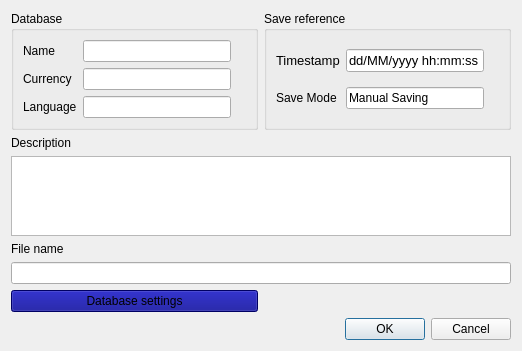
<?xml version="1.0" encoding="UTF-8"?>
<ui version="4.0">
 <class>W_Save_Creator</class>
 <widget class="QWidget" name="W_Save_Creator">
  <property name="geometry">
   <rect>
    <x>0</x>
    <y>0</y>
    <width>522</width>
    <height>351</height>
   </rect>
  </property>
  <property name="windowTitle">
   <string>Save Creator</string>
  </property>
  <property name="windowIcon">
   <iconset resource="../resources/icons.qrc">
    <normaloff>:/assets/kfloppy.svg</normaloff>:/assets/kfloppy.svg</iconset>
  </property>
  <layout class="QGridLayout" name="gridLayout">
   <item row="4" column="0">
    <widget class="QLabel" name="label_2">
     <property name="text">
      <string>File name</string>
     </property>
    </widget>
   </item>
   <item row="1" column="0">
    <widget class="QLabel" name="label_6">
     <property name="text">
      <string>Description</string>
     </property>
    </widget>
   </item>
   <item row="0" column="0">
    <widget class="QGroupBox" name="groupBox_2">
     <property name="title">
      <string>Database</string>
     </property>
     <layout class="QGridLayout" name="gridLayout_3">
      <item row="0" column="1">
       <widget class="QLineEdit" name="le_db_name">
        <property name="readOnly">
         <bool>true</bool>
        </property>
       </widget>
      </item>
      <item row="1" column="0">
       <widget class="QLabel" name="label_7">
        <property name="text">
         <string>Currency</string>
        </property>
       </widget>
      </item>
      <item row="0" column="0">
       <widget class="QLabel" name="label_3">
        <property name="text">
         <string>Name</string>
        </property>
       </widget>
      </item>
      <item row="2" column="0">
       <widget class="QLabel" name="label_8">
        <property name="text">
         <string>Language</string>
        </property>
       </widget>
      </item>
      <item row="1" column="2">
       <widget class="QLabel" name="label_9">
        <property name="maximumSize">
         <size>
          <width>26</width>
          <height>26</height>
         </size>
        </property>
        <property name="font">
         <font>
          <pointsize>12</pointsize>
         </font>
        </property>
        <property name="text">
         <string/>
        </property>
        <property name="pixmap">
         <pixmap resource="../resources/icons.qrc">:/assets/franc.svg</pixmap>
        </property>
        <property name="scaledContents">
         <bool>true</bool>
        </property>
       </widget>
      </item>
      <item row="2" column="2">
       <widget class="QLabel" name="label_10">
        <property name="maximumSize">
         <size>
          <width>26</width>
          <height>26</height>
         </size>
        </property>
        <property name="font">
         <font>
          <pointsize>12</pointsize>
         </font>
        </property>
        <property name="text">
         <string/>
        </property>
        <property name="pixmap">
         <pixmap resource="../resources/icons.qrc">:/assets/preferences-desktop-locale.svg</pixmap>
        </property>
        <property name="scaledContents">
         <bool>true</bool>
        </property>
       </widget>
      </item>
      <item row="1" column="1">
       <widget class="QLineEdit" name="lineEdit_2">
        <property name="readOnly">
         <bool>true</bool>
        </property>
       </widget>
      </item>
      <item row="2" column="1">
       <widget class="QLineEdit" name="lineEdit_3">
        <property name="readOnly">
         <bool>true</bool>
        </property>
       </widget>
      </item>
     </layout>
    </widget>
   </item>
   <item row="7" column="0" colspan="2">
    <widget class="QDialogButtonBox" name="buttonBox">
     <property name="standardButtons">
      <set>QDialogButtonBox::StandardButton::Cancel|QDialogButtonBox::StandardButton::Ok</set>
     </property>
    </widget>
   </item>
   <item row="5" column="0" colspan="2">
    <widget class="QLineEdit" name="le_file_name">
     <property name="readOnly">
      <bool>true</bool>
     </property>
    </widget>
   </item>
   <item row="2" column="0" colspan="2">
    <widget class="QTextEdit" name="te_db_description">
     <property name="readOnly">
      <bool>true</bool>
     </property>
    </widget>
   </item>
   <item row="0" column="1">
    <widget class="QGroupBox" name="groupBox">
     <property name="title">
      <string>Save reference</string>
     </property>
     <layout class="QGridLayout" name="gridLayout_2">
      <item row="1" column="0">
       <widget class="QLabel" name="label_5">
        <property name="text">
         <string>Save Mode</string>
        </property>
       </widget>
      </item>
      <item row="1" column="1">
       <widget class="QLineEdit" name="lineEdit">
        <property name="text">
         <string>Manual Saving</string>
        </property>
        <property name="readOnly">
         <bool>true</bool>
        </property>
       </widget>
      </item>
      <item row="0" column="2">
       <widget class="QLabel" name="label_4">
        <property name="maximumSize">
         <size>
          <width>26</width>
          <height>26</height>
         </size>
        </property>
        <property name="font">
         <font>
          <pointsize>12</pointsize>
         </font>
        </property>
        <property name="text">
         <string/>
        </property>
        <property name="pixmap">
         <pixmap resource="../resources/icons.qrc">:/assets/preferences-system-time.svg</pixmap>
        </property>
        <property name="scaledContents">
         <bool>true</bool>
        </property>
       </widget>
      </item>
      <item row="0" column="0">
       <widget class="QLabel" name="label">
        <property name="font">
         <font>
          <pointsize>10</pointsize>
         </font>
        </property>
        <property name="text">
         <string>Timestamp</string>
        </property>
       </widget>
      </item>
      <item row="0" column="1">
       <widget class="QLineEdit" name="le_savetime">
        <property name="font">
         <font>
          <pointsize>10</pointsize>
         </font>
        </property>
        <property name="text">
         <string>dd/MM/yyyy hh:mm:ss</string>
        </property>
        <property name="readOnly">
         <bool>true</bool>
        </property>
       </widget>
      </item>
     </layout>
    </widget>
   </item>
   <item row="6" column="0">
    <widget class="QPushButton" name="pushButton">
     <property name="styleSheet">
      <string notr="true">background-color: darkblue</string>
     </property>
     <property name="text">
      <string>Database settings</string>
     </property>
     <property name="icon">
      <iconset resource="../resources/icons.qrc">
       <normaloff>:/assets/application-default-icon.svg</normaloff>:/assets/application-default-icon.svg</iconset>
     </property>
    </widget>
   </item>
  </layout>
 </widget>
 <resources>
  <include location="../resources/icons.qrc"/>
 </resources>
 <connections/>
</ui>
